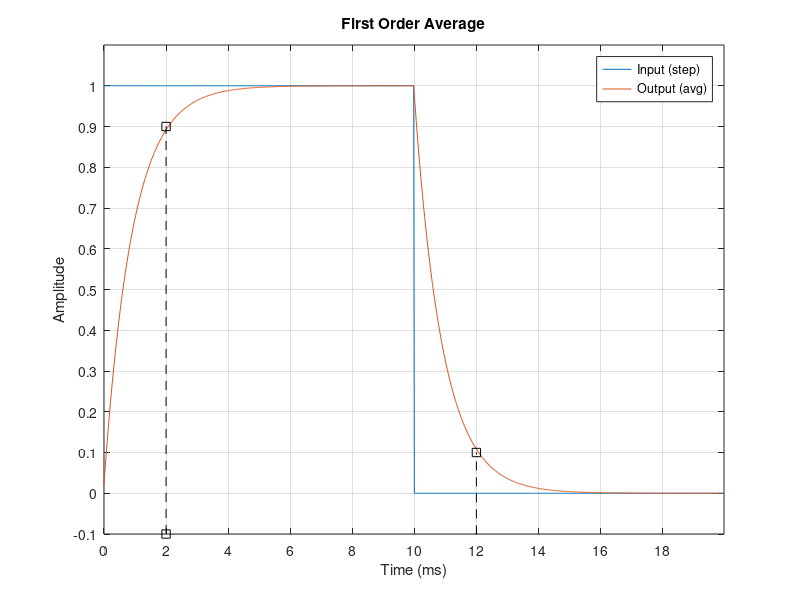
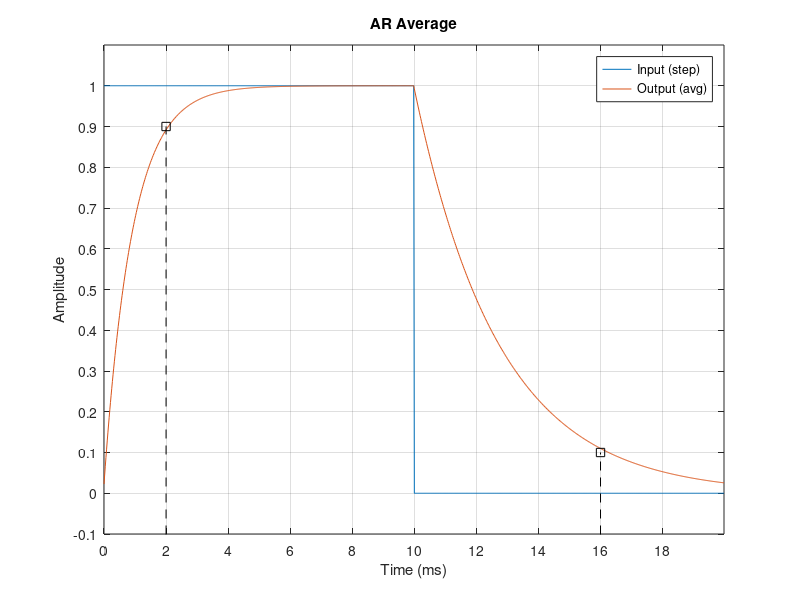
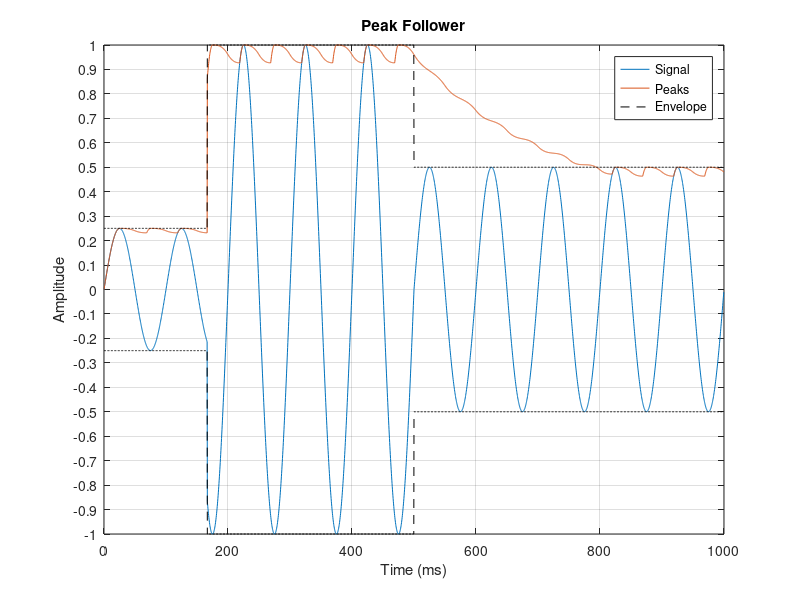
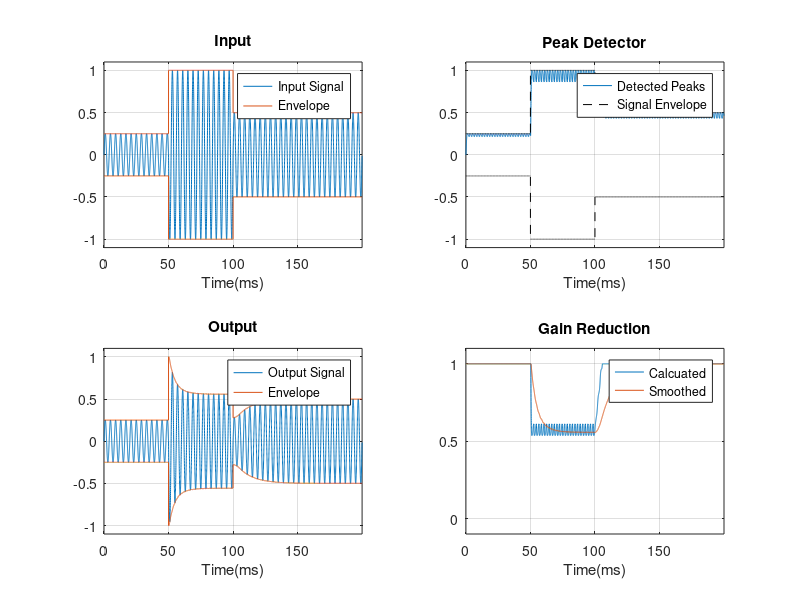

Write the MATLAB code that produced these figures, in order.
% Created by Michael Hilgendorf <mike@hilgendorf.audio> 
% Licensed under GNU GPL
% 
% This script generates the plots for the blog post and test signals for the 
% Rust code 
close all
clear all

%%%%%%%%%%%%%%%%%%%%%%%%%%%%%%%%%%%%%%%%%%%%%%%%%%%%%%%%%%%%%%%%%%%%%%%%%%%%%%%%%%%%%%%%%%
% Model: First Order Average
function y = fo_avg (x, time_ms, sample_rate)
    tau = 1 - exp (-2200 / (time_ms * sample_rate)); 
    num = tau;
    den = [1, -(1-tau)];
    y = filter (num, den, x);
end

sample_rate = 48000; 
N = floor (sample_rate * 20 * 0.001 * 0.5);
x = [ones(1, N), zeros(1, N)]; % create the step function 
Tc = 2; % ms
y = fo_avg (x, Tc, sample_rate);

t = 1000.0 * (0:length(x)-1) / sample_rate;

figure
plot(t, x, t, y,
    [Tc, Tc], [-.1,.9], '--sk',    % this stuff is just to make the plot prettier
    [Tc, Tc] + 10, [-.2, .1], '--sk'
    )
axis([0,max(t),-.1,1.1])
set(gca,'ytick',-1:.1:1)
set(gca,'xtick',0:2:20)
xlabel('Time (ms)')
ylabel('Amplitude')
legend('Input (step)', 'Output (avg)')
title("First Order Average")
grid on

%%%%%%%%%%%%%%%%%%%%%%%%%%%%%%%%%%%%%%%%%%%%%%%%%%%%%%%%%%%%%%%%%%%%%%%%%%%%%%%%%%%%%%%%%%
% Model: AR Average
% Model: AR Average
function y = ar_avg (x, att_ms, rel_ms, sample_rate, init) 
    at = 1 - exp(-2200 / (att_ms * sample_rate)); 
    rt = 1 - exp(-2200 / (rel_ms * sample_rate));

    y = zeros(size(x));
    yn_1 = init;
    
    for n = 1:length(x)
        if x(n) > yn_1
            tau = at;
        else 
            tau = rt;
        end

        yn_1= tau * x(n) + (1 - tau) * yn_1 ;
        y(n) = yn_1;
    end
end

att = 2; %ms
rel = 6; %ms
y = ar_avg (x, att, rel, sample_rate, 0.0);

figure
plot(t, x, t, y,
    [att, att], [-.2,.9], '--sk',    % this stuff is just to make the plot prettier
    [rel, rel] + 10, [-.2, .1], '--sk'
    )
axis([0,max(t),-.1,1.1])
set(gca,'ytick',-1:.1:1)
set(gca,'xtick',0:2:20)
xlabel('Time (ms)')
ylabel('Amplitude')
legend('Input (step)', 'Output (avg)')
title('AR Average')
grid on
%%%%%%%%%%%%%%%%%%%%%%%%%%%%%%%%%%%%%%%%%%%%%%%%%%%%%%%%%%%%%%%%%%%%%%%%%%%%%%%%%%%%%%%%%%
% Model: Peak follower 
% create an envelope to follow 
times = [10.0, 20.0, 30.0];
L     = floor (0.001 * times * sample_rate);                                             
env   = [0.25 * ones(1, L(1)), ones(1, L(2)), 0.5 * ones(1, L(3))]; 
t     = (0:length(env)-1) / length(env);

% input is a sine wave with an interesting envelope
x = env .* sin (20.0 * pi * t);
y = ar_avg (
    abs(x),     % for a peak follower, we take the absolute value   
    0.01,       % we want a really quick, almost zero attack
    30,         % this could be longer, and you can choose whatever works for your application
    sample_rate, 
    0.0         % filter state initialized to zero
);

t = 1000.0 * t;
figure
plot(t,x,t,y, 
     t,env,'--k',
     t,-env,'--k'   
)
set(gca,'ytick',-1:.1:1)
xlabel('Time (ms)')
ylabel('Amplitude')
legend('Signal', 'Peaks', 'Envelope')
title('Peak Follower')
grid on

%%%%%%%%%%%%%%%%%%%%%%%%%%%%%%%%%%%%%%%%%%%%%%%%%%%%%%%%%%%%%%%%%%%%%%%%%%%%%%%%%%%%%%%%%%
% Model: Putting it all together... 
function y = gain_calc (x, threshold, ratio) 
    dB   = 20.0 * log10(abs(x));
    gain = min (0, (1 - 1/ratio) * (threshold - dB));
    y    = 10.^(gain / 20.0);
end 

function [output, peaks, gain, smoothed] = compress (
    inpt, 
    threshold, 
    ratio, 
    attack, 
    release,
    makeup, 
    sample_rate )

    peaks    = ar_avg (abs(inpt), 0.01, 10.0, sample_rate, 0.0); % envelope follower 
    gain     = gain_calc (peaks, threshold, ratio);              % gain calculation  
    smoothed = ar_avg (gain, release, attack, sample_rate,1.0);  % gain smoothing, notice attack/release parameters are swapped
    output   = 10.^(makeup /20) .* (smoothed .* inpt);           % makeup gain
end

sample_rate = 48000; % Hz 
threshold   = -6.0;  % dB
ratio       = 10.0; 
attack      = 10.0;  % ms
release     = 25.0;  % ms
makeup      = 0.0;   % dB

% create our test signal
times = [50.0, 50.0, 100.0];
a = [0.25, 1.0, 0.5];
L = floor (0.001 * times * sample_rate);
env =  [a(1) * ones(1, L(1)), a(2) * ones(1, L(2)), a(3) * ones(1, L(3))];
n = 0:length(env)-1;

%inpt = env .* (rand(size(env)) * 2.0 - 1.0);
inpt = env.*sin(100.0 * pi * n / length(n));
[outp, peaks, gain, smoothed] = compress (
    inpt, 
    threshold, 
    ratio, 
    attack, 
    release, 
    makeup, 
    sample_rate
);

t = 1000.0 * (0:length(inpt)-1) / sample_rate;

figure
subplot(2,2,1)
plot(t,inpt,t, env,'Color',[0.8500 0.3250 0.0980],t,-env,'Color',[0.8500 0.3250 0.0980])
xlabel('Time(ms)')
axis([0,max(t),-1.1,1.1])
set(gca, 'ytick', -1:0.5:1);
title('Input')
legend({'Input Signal', 'Envelope'}, 'Location', 'northeast')
grid on

subplot(2,2,3)
plot(t,outp,t,env.*smoothed, 'Color',[0.8500 0.3250 0.0980],t,-env.*smoothed,'Color',[0.8500 0.3250 0.0980])
xlabel('Time(ms)')
axis([0,max(t),-1.1,1.1])
set(gca, 'ytick', -1:0.5:1);
title('Output')
legend('Output Signal', 'Envelope')
grid on

subplot(2,2,2)
plot(t, peaks, t, env, '--k', t, -env,'--k');
xlabel('Time(ms)')
axis([0,max(t),-1.1,1.1])
set(gca, 'ytick', -1:0.5:1)
legend('Detected Peaks','Signal Envelope')
title('Peak Detector')
grid on

subplot(2,2,4)
plot(t, gain, t, smoothed)
xlabel('Time(ms)')
axis([0,max(t),-.1,1.1])
set(gca, 'ytick', -1:0.5:1)
legend({'Calcuated','Smoothed'}, 'Location','northeast')
title('Gain Reduction')
grid on

%%%%%%%%%%%%%%%%%%%%%%%%%%%%%%%%%%%%%%%%%%%%%%%%%%%%%%%%%%%%%%%%%%%%%%%%%%%%%%%%%%%%%%%%%%
% Model: generating reference data
sample_rate = 48000; % Hz 
omega    = (2.0 * pi * 2000.0 / 48000.0); % 20Hz at Fs = 48kHz
sine20Hz = sin (omega * (0:511));
case0    = [0.01 * ones(1,256), ones(1,256)].*sine20Hz;
case1    = [ones(1,256), 0.01*ones(1,256)] .*sine20Hz;

threshold   = -6.0;  % dB
ratio       = 10.0; 
attack      = 1.3;  % 64 samples at 48k 
release     = 2.6;  % 128 samples at 48k
makeup      = 0.0;  % dB

filename = "test_signals.rs";
fid = fopen (filename, "w");
inpt = [case0; case1];
fprintf(fid, '!#[allow(dead_code)]\n');
for n = 1:min(size(inpt))
    [outp, peaks, gain, smoothed] = compress (
      inpt(n,:), 
      threshold, 
      ratio, 
      attack, 
      release, 
      makeup, 
      sample_rate
    );

    fprintf(fid, 'pub static CASE_%d_INPUT : [f32; %d] = [', n, length(inpt(n,:)));
    fprintf(fid, '%f,', inpt(n,:));
    fprintf(fid, '];\n');

    fprintf(fid, 'pub static CASE_%d_PEAK: [f32; %d] = [', n, length(inpt(n,:)));
    fprintf(fid, '%f,', peaks);
    fprintf(fid, '];\n');

    fprintf(fid, 'pub static CASE_%d_GAIN : [f32; %d] = [', n, length(inpt(n,:)));
    fprintf(fid, '%f,', gain);
    fprintf(fid, '];\n');

    fprintf(fid, 'pub static CASE_%d_SMOOTHED : [f32; %d] = [',n, length(inpt(n,:)));
    fprintf(fid, '%f,', smoothed);
    fprintf(fid, '];\n');

    fprintf(fid, 'pub static CASE_%d_OUTP : [f32; %d] = [',n, length(inpt(n,:)));
    fprintf(fid, '%f,', outp);
    fprintf(fid, '];\n');
end
fclose(fid);